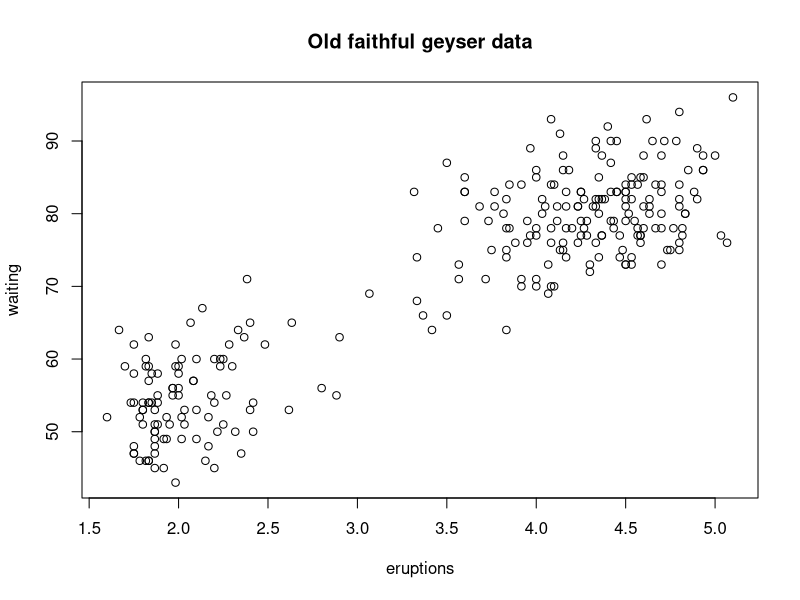

Reproduce this figure in R.
#Explort plot by using function

library(datasets)
with(faithful,plot(eruptions,waiting))
title(main = "Old faithful geyser data")
dev.copy(png,file = "mypngplot1.png")
dev.off()


#Base Graphics paramemters
par("lty")
par("mar")
par("mfrow")
par("mfcol")
